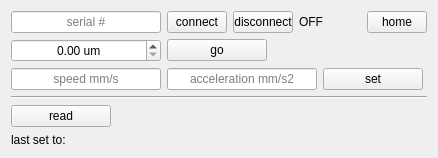
<?xml version="1.0" encoding="UTF-8"?>
<ui version="4.0">
 <class>ui_kcube</class>
 <widget class="QWidget" name="ui_kcube">
  <property name="geometry">
   <rect>
    <x>0</x>
    <y>0</y>
    <width>438</width>
    <height>158</height>
   </rect>
  </property>
  <property name="windowTitle">
   <string>Form</string>
  </property>
  <layout class="QVBoxLayout" name="verticalLayout">
   <item>
    <layout class="QHBoxLayout" name="horizontalLayout">
     <item>
      <widget class="QLineEdit" name="lineEdit">
       <property name="sizePolicy">
        <sizepolicy hsizetype="Fixed" vsizetype="Fixed">
         <horstretch>0</horstretch>
         <verstretch>0</verstretch>
        </sizepolicy>
       </property>
       <property name="minimumSize">
        <size>
         <width>150</width>
         <height>0</height>
        </size>
       </property>
       <property name="maximumSize">
        <size>
         <width>100</width>
         <height>16777215</height>
        </size>
       </property>
       <property name="inputMask">
        <string/>
       </property>
       <property name="text">
        <string/>
       </property>
       <property name="alignment">
        <set>Qt::AlignCenter</set>
       </property>
       <property name="placeholderText">
        <string>serial #</string>
       </property>
      </widget>
     </item>
     <item>
      <widget class="QPushButton" name="connect_button">
       <property name="sizePolicy">
        <sizepolicy hsizetype="Fixed" vsizetype="Fixed">
         <horstretch>0</horstretch>
         <verstretch>0</verstretch>
        </sizepolicy>
       </property>
       <property name="minimumSize">
        <size>
         <width>60</width>
         <height>0</height>
        </size>
       </property>
       <property name="maximumSize">
        <size>
         <width>60</width>
         <height>16777215</height>
        </size>
       </property>
       <property name="text">
        <string>connect</string>
       </property>
      </widget>
     </item>
     <item>
      <widget class="QPushButton" name="disconnect_button">
       <property name="sizePolicy">
        <sizepolicy hsizetype="Fixed" vsizetype="Fixed">
         <horstretch>0</horstretch>
         <verstretch>0</verstretch>
        </sizepolicy>
       </property>
       <property name="minimumSize">
        <size>
         <width>60</width>
         <height>0</height>
        </size>
       </property>
       <property name="maximumSize">
        <size>
         <width>60</width>
         <height>16777215</height>
        </size>
       </property>
       <property name="text">
        <string>disconnect</string>
       </property>
      </widget>
     </item>
     <item>
      <widget class="QLabel" name="label_on_off">
       <property name="sizePolicy">
        <sizepolicy hsizetype="Fixed" vsizetype="Preferred">
         <horstretch>0</horstretch>
         <verstretch>0</verstretch>
        </sizepolicy>
       </property>
       <property name="minimumSize">
        <size>
         <width>30</width>
         <height>0</height>
        </size>
       </property>
       <property name="text">
        <string>OFF</string>
       </property>
      </widget>
     </item>
     <item>
      <spacer name="horizontalSpacer_2">
       <property name="orientation">
        <enum>Qt::Horizontal</enum>
       </property>
       <property name="sizeHint" stdset="0">
        <size>
         <width>40</width>
         <height>20</height>
        </size>
       </property>
      </spacer>
     </item>
     <item>
      <widget class="QPushButton" name="home_button">
       <property name="sizePolicy">
        <sizepolicy hsizetype="Fixed" vsizetype="Fixed">
         <horstretch>0</horstretch>
         <verstretch>0</verstretch>
        </sizepolicy>
       </property>
       <property name="minimumSize">
        <size>
         <width>60</width>
         <height>0</height>
        </size>
       </property>
       <property name="maximumSize">
        <size>
         <width>60</width>
         <height>16777215</height>
        </size>
       </property>
       <property name="text">
        <string>home</string>
       </property>
      </widget>
     </item>
    </layout>
   </item>
   <item>
    <layout class="QHBoxLayout" name="horizontalLayout_2">
     <item>
      <widget class="QDoubleSpinBox" name="pos_to_go_doubleSpinBox">
       <property name="sizePolicy">
        <sizepolicy hsizetype="Fixed" vsizetype="Fixed">
         <horstretch>0</horstretch>
         <verstretch>0</verstretch>
        </sizepolicy>
       </property>
       <property name="minimumSize">
        <size>
         <width>150</width>
         <height>0</height>
        </size>
       </property>
       <property name="maximumSize">
        <size>
         <width>100</width>
         <height>16777215</height>
        </size>
       </property>
       <property name="alignment">
        <set>Qt::AlignCenter</set>
       </property>
       <property name="suffix">
        <string> um</string>
       </property>
       <property name="decimals">
        <number>2</number>
       </property>
       <property name="maximum">
        <double>220000.000000000000000</double>
       </property>
       <property name="singleStep">
        <double>0.050000000000000</double>
       </property>
       <property name="value">
        <double>0.000000000000000</double>
       </property>
      </widget>
     </item>
     <item>
      <widget class="QPushButton" name="go_button">
       <property name="sizePolicy">
        <sizepolicy hsizetype="Fixed" vsizetype="Fixed">
         <horstretch>0</horstretch>
         <verstretch>0</verstretch>
        </sizepolicy>
       </property>
       <property name="minimumSize">
        <size>
         <width>100</width>
         <height>0</height>
        </size>
       </property>
       <property name="maximumSize">
        <size>
         <width>75</width>
         <height>16777215</height>
        </size>
       </property>
       <property name="text">
        <string>go</string>
       </property>
      </widget>
     </item>
     <item>
      <spacer name="horizontalSpacer">
       <property name="orientation">
        <enum>Qt::Horizontal</enum>
       </property>
       <property name="sizeHint" stdset="0">
        <size>
         <width>40</width>
         <height>20</height>
        </size>
       </property>
      </spacer>
     </item>
    </layout>
   </item>
   <item>
    <layout class="QHBoxLayout" name="horizontalLayout_3">
     <item>
      <widget class="QLineEdit" name="lineEdit_2">
       <property name="sizePolicy">
        <sizepolicy hsizetype="Fixed" vsizetype="Fixed">
         <horstretch>0</horstretch>
         <verstretch>0</verstretch>
        </sizepolicy>
       </property>
       <property name="minimumSize">
        <size>
         <width>150</width>
         <height>0</height>
        </size>
       </property>
       <property name="maximumSize">
        <size>
         <width>100</width>
         <height>16777215</height>
        </size>
       </property>
       <property name="inputMask">
        <string/>
       </property>
       <property name="text">
        <string/>
       </property>
       <property name="alignment">
        <set>Qt::AlignCenter</set>
       </property>
       <property name="placeholderText">
        <string>speed mm/s</string>
       </property>
      </widget>
     </item>
     <item>
      <widget class="QLineEdit" name="lineEdit_3">
       <property name="sizePolicy">
        <sizepolicy hsizetype="Fixed" vsizetype="Fixed">
         <horstretch>0</horstretch>
         <verstretch>0</verstretch>
        </sizepolicy>
       </property>
       <property name="minimumSize">
        <size>
         <width>150</width>
         <height>0</height>
        </size>
       </property>
       <property name="maximumSize">
        <size>
         <width>100</width>
         <height>16777215</height>
        </size>
       </property>
       <property name="inputMask">
        <string/>
       </property>
       <property name="text">
        <string/>
       </property>
       <property name="alignment">
        <set>Qt::AlignCenter</set>
       </property>
       <property name="placeholderText">
        <string>acceleration mm/s2</string>
       </property>
      </widget>
     </item>
     <item>
      <widget class="QPushButton" name="set_button">
       <property name="sizePolicy">
        <sizepolicy hsizetype="Fixed" vsizetype="Fixed">
         <horstretch>0</horstretch>
         <verstretch>0</verstretch>
        </sizepolicy>
       </property>
       <property name="minimumSize">
        <size>
         <width>100</width>
         <height>0</height>
        </size>
       </property>
       <property name="maximumSize">
        <size>
         <width>75</width>
         <height>16777215</height>
        </size>
       </property>
       <property name="text">
        <string>set</string>
       </property>
      </widget>
     </item>
     <item>
      <spacer name="horizontalSpacer_3">
       <property name="orientation">
        <enum>Qt::Horizontal</enum>
       </property>
       <property name="sizeHint" stdset="0">
        <size>
         <width>40</width>
         <height>20</height>
        </size>
       </property>
      </spacer>
     </item>
    </layout>
   </item>
   <item>
    <widget class="Line" name="line">
     <property name="orientation">
      <enum>Qt::Horizontal</enum>
     </property>
    </widget>
   </item>
   <item>
    <widget class="QPushButton" name="read_button">
     <property name="sizePolicy">
      <sizepolicy hsizetype="Fixed" vsizetype="Fixed">
       <horstretch>0</horstretch>
       <verstretch>0</verstretch>
      </sizepolicy>
     </property>
     <property name="minimumSize">
      <size>
       <width>100</width>
       <height>0</height>
      </size>
     </property>
     <property name="maximumSize">
      <size>
       <width>75</width>
       <height>16777215</height>
      </size>
     </property>
     <property name="text">
      <string>read</string>
     </property>
    </widget>
   </item>
   <item>
    <widget class="QLabel" name="last_pos_label">
     <property name="sizePolicy">
      <sizepolicy hsizetype="Minimum" vsizetype="Fixed">
       <horstretch>0</horstretch>
       <verstretch>0</verstretch>
      </sizepolicy>
     </property>
     <property name="minimumSize">
      <size>
       <width>200</width>
       <height>0</height>
      </size>
     </property>
     <property name="maximumSize">
      <size>
       <width>200</width>
       <height>16777215</height>
      </size>
     </property>
     <property name="text">
      <string>last set to:</string>
     </property>
     <property name="textInteractionFlags">
      <set>Qt::LinksAccessibleByKeyboard|Qt::LinksAccessibleByMouse|Qt::TextBrowserInteraction|Qt::TextSelectableByKeyboard|Qt::TextSelectableByMouse</set>
     </property>
    </widget>
   </item>
   <item>
    <spacer name="verticalSpacer">
     <property name="orientation">
      <enum>Qt::Vertical</enum>
     </property>
     <property name="sizeHint" stdset="0">
      <size>
       <width>17</width>
       <height>1</height>
      </size>
     </property>
    </spacer>
   </item>
  </layout>
 </widget>
 <resources/>
 <connections/>
</ui>
